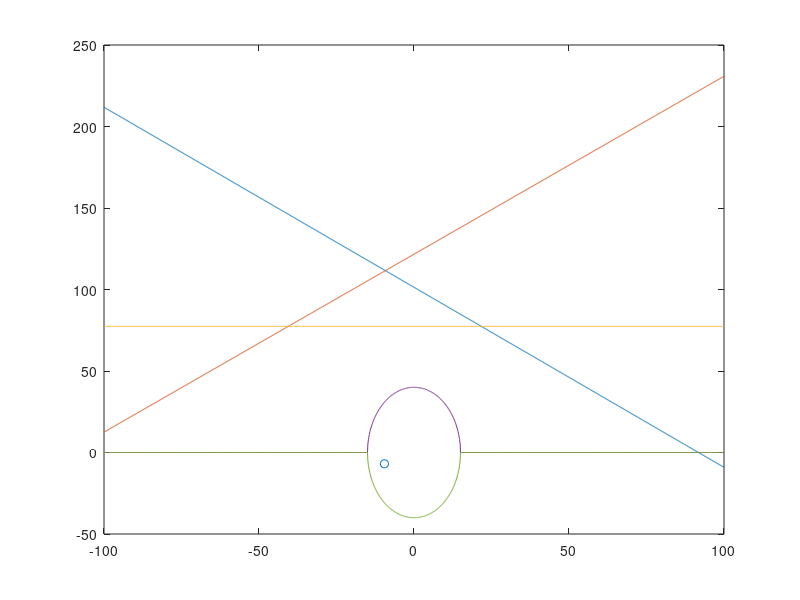

MATLAB code for this plot:
%
% n1_1 = 209.5;
% n1_2 = 140.5;
% n2_1 = 210.5;
% n2_2 = 401.5;
%
% cenfunc(n1_1, n1_2, n2_1, n2_2)
%

% origin data
d = 0.2774;
a = 40;
b = 15;
c = sqrt(a^2 - b^2);
e = c / a;

% 1st line
% parameter
n1_1 = 209.5; % data_2(:, 13) num of tuoyuan
n1_2 = 140.5;

y0_2 = (a^2 - (2 * a * b / (n1_1 * d))^2) / e^2;
x0_2 = (1 - y0_2 / a^2) * b^2;
y0 = sqrt(y0_2);
x0 = sqrt(x0_2);
y1_k = - x0 * a^2 / (b^2 * y0);
y1_bias = a^2 / y0;
fprintf('y1 = %f*x + %f\n', y1_k, y1_bias);
% y1 = -1.1046*x + 43.2957;

y1_bias = y1_bias + n1_2 * d / sin(pi / 2 + atan(y1_k));
fprintf('y1_edited = %f*x + %f\n', y1_k, y1_bias);
% y1_edited = -1.104572*x + 101.367747;

% memory clear
clear n1_1 n1_2 x0_2 y0_2 y0 x0

% 2nd line
% parameter
n2_1 = 210.5; % data_2(:, 109) num of tuoyuan
n2_2 = 401.5;

y0_2 = (a^2 - (2 * a * b / (n2_1 * d))^2) / e^2;
x0_2 = (1 - y0_2 / a^2) * b^2;
y0 = -sqrt(y0_2);
x0 = sqrt(x0_2);
y2_k = - x0 * a^2 / (b^2 * y0);
y2_bias = a^2 / y0;
fprintf('y2 = %f*x + %f\n', y2_k, y2_bias);
% y2 = 1.0916*x - 43.2214;

y2_bias = y2_bias + n2_2 * d / cos(atan(y2_k));
fprintf('y2_edited = %f*x + %f\n', y2_k, y2_bias);
% y2_edited = 1.091554*x + 208.099009;

% memory clear
clear n2_1 n2_2 x0_2 y0_2 y0 x0

% 3rd line
% parameter
n3 = 279;

y3_k = 0;
y3_bias = n3 * d;
fprintf('y3 = %f*x + %f\n', y3_k, y3_bias);
% y3 = 0.000000*x + 77.394600;

% test
%y3_bias = 0;

% plot
x = -100 : 0.1 : 100;
y1 = y1_k * x + y1_bias;
y2 = y2_k * x + y2_bias;
y3 = y3_k * x + y3_bias;
figure
%axis([-50 50 -50 50])
plot(x, y1);
hold on
plot(x, y2);
hold on
plot(x ,y3);

% move
% res = [y3_bias-y2_bias y3_bias-y1_bias] / [y2_k-y3_k y1_k-y3_k; -2 -2];
res = [y2_bias/sqrt(y2_k^2+1)-y1_bias/sqrt(y1_k^2+1) y2_bias/sqrt(y2_k^2+1)-y3_bias/sqrt(y3_k^2+1)]/...
    [y1_k/sqrt(y1_k^2+1)-y2_k/sqrt(y2_k^2+1) y3_k/sqrt(y3_k^2+1)-y2_k/sqrt(y2_k^2+1);
     1/sqrt(y1_k^2+1)-1/sqrt(y2_k^2+1) 1/sqrt(y3_k^2+1)-1/sqrt(y2_k^2+1)];

x_cen = res(1);
y_cen = res(2);
fprintf('x_cen = %f, y_cen = %f\n', x_cen, y_cen);

% plot
plot(x,sqrt((1-x.^2/15^2)*40^2));
plot(x,-sqrt((1-x.^2/15^2)*40^2));
scatter(x_cen, y_cen);
